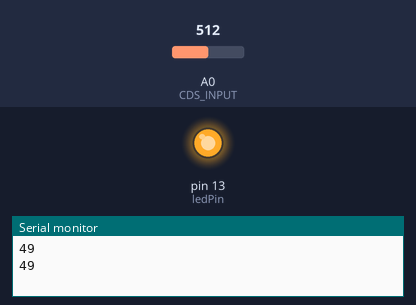
Recording of a sketch running on a simulated Arduino Uno, built with avr-gcc and run on an emulated ATmega328P. Shown: output pins drawn as LEDs (lit = HIGH), the last lines printed to the serial monitor. Inputs (shaded band) come from the test bench; at power-on: A0 (CDS_INPUT) = 512.

Above: at 1.8 s.
1.9 s: A0 (CDS_INPUT) set to 440
3.4 s: A0 (CDS_INPUT) set to 416
At 4.8 s:
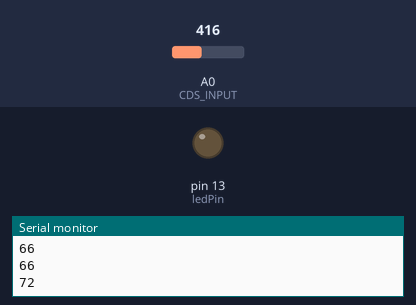
5.5 s: A0 (CDS_INPUT) set to 511
At 6.4 s:
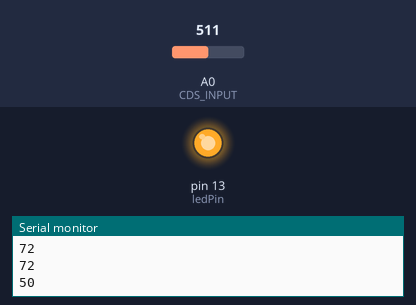
7.5 s: A0 (CDS_INPUT) set to 306
At 9.1 s:
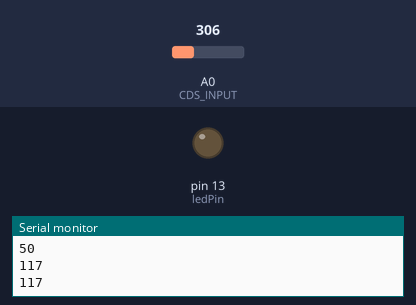
Timing chart, 0 to 10.5 s (numbered marks = the images above; inputs shaded):
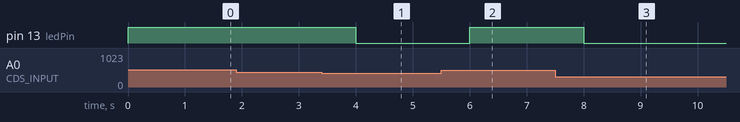

The sketch:

aa10_CdS_LED.ino.ino
```cpp
#define CDS_INPUT 0
const int ledPin=13;
int threshold =70;

void setup() {
  Serial.begin(9600);
  pinMode(ledPin,OUTPUT);
}

void loop() {
  int value = analogRead(CDS_INPUT);
  int lux =int(luminosity(value));
  Serial.println(lux);

  if(lux >= threshold)
    digitalWrite(ledPin,LOW);
  else
    digitalWrite(ledPin,HIGH);
  delay(1000);
}

//Voltage to Lux
double luminosity (int RawADC0){
  double Vout=RawADC0*5.0/1023;  // 5/1023 (Vin = 5 V)
  double lux=(2500/Vout-500)/10;
  // lux = 500 / Rldr, Vout = Ildr*Rldr = (5/(10 + Rldr))*Rldr
  return lux;
}
```

Measured:
- the behaviour switches between 427 and 426 on A0 (CDS_INPUT) (found by bisection; images 0 and 1)
- after the input at 3.4 s, pin 13 (ledPin): HIGH → LOW after 0.60 s
- after the input at 5.5 s, pin 13 (ledPin): LOW → HIGH after 0.50 s
- after the input at 7.5 s, pin 13 (ledPin): HIGH → LOW after 0.50 s
